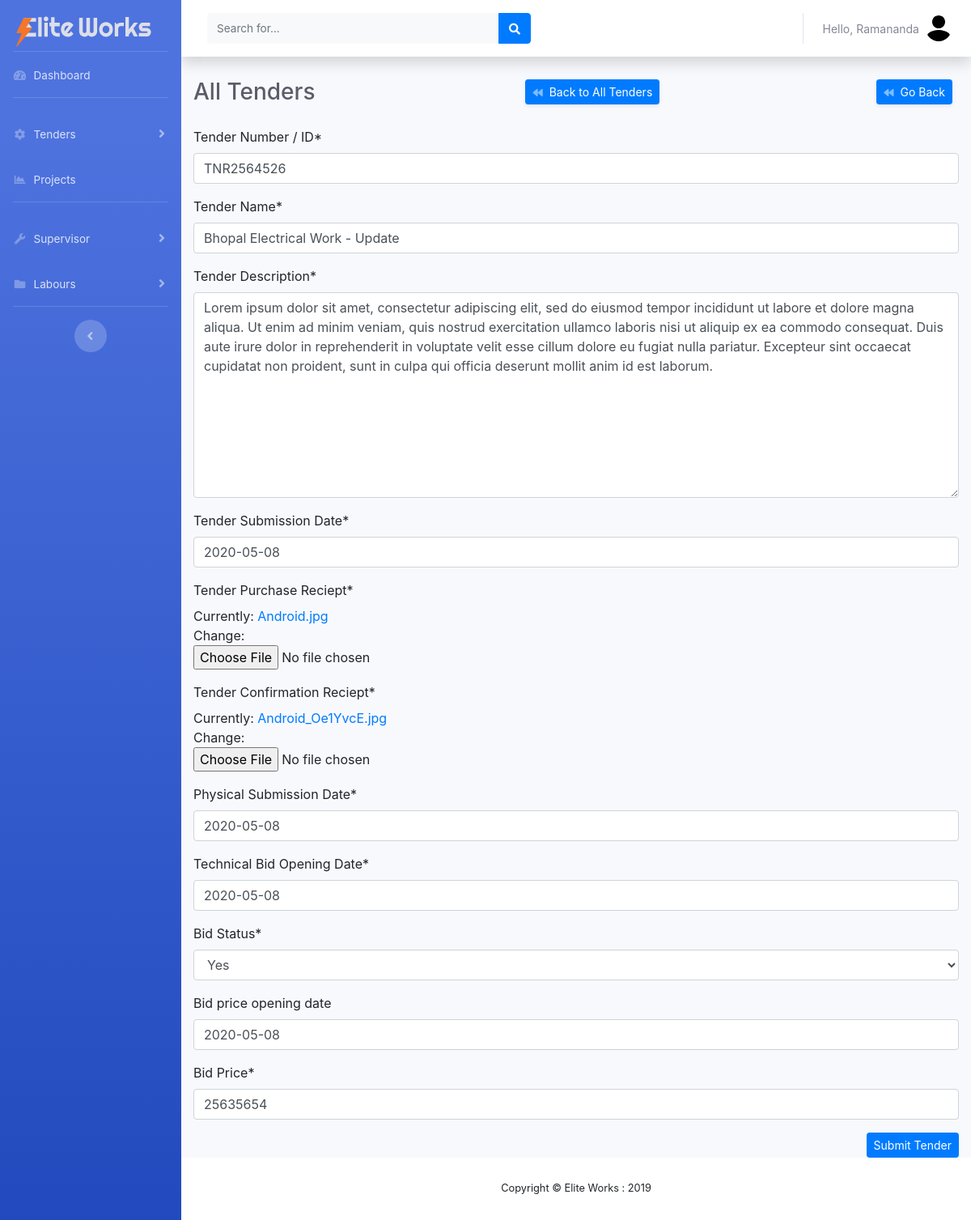
The page /edit_tender/1/ (signed in) on the database its author committed.
### project/models.py (models this page shows, shortened)
class Tender(models.Model):
    Yes = 'Yes'
    No = 'No'
    status = [(Yes, 'Yes'), (No, 'No')]
    uuid_no = models.UUIDField(default=uuid.uuid4, editable=False, unique=True)
    date_created = models.DateTimeField(
        'Creation Date', auto_now_add=True, null=True)
    tender_number = models.CharField('Tender Number / ID', max_length=500)
    tender_name = models.CharField('Tender Name', max_length=500)
    tender_description = models.TextField('Tender Description')
    tender_submission_date = models.DateField(
        'Tender Submission Date', default=timezone.now)
    tender_purchase_reciept = models.FileField('Tender Purchase Reciept')
    tender_confirmation_reciept = models.FileField(
        'Tender Confirmation Reciept')
    physical_submission_date = models.DateField(
        'Physical Submission Date', default=timezone.now)
    tech_bid_opening_date = models.DateField(
        'Technical Bid Opening Date', default=timezone.now)
    bid_status = models.CharField(
        'Bid Status', max_length=10, choices=status, default=No)
    bid_price_opening_date = models.DateField(
        'Bid price opening date', blank=True, default=timezone.now)
    prize_bid = models.CharField('Bid Price', max_length=50)

### manpower/decoraters.py (the view)
        def wrapper_func(request, *args, **kwargs):
            group = None
            if request.user.groups.exists():
                group = request.user.groups.all()[0].name
            if group in allowed_roles:
                return view_func(request, *args, **kwargs)
            else:
                return HttpResponseRedirect('/uaaccess/')

### manpower/forms.py
class addTender(forms.ModelForm):
    class Meta:
        model = Tender
        fields = '__all__'
        widgets = {
            'tender_submission_date': DatePickerInput(format='%Y-%m-%d'),
            'physical_submission_date': DatePickerInput(format='%Y-%m-%d'),
            'tech_bid_opening_date': DatePickerInput(format='%Y-%m-%d'),
            'bid_price_opening_date': DatePickerInput(format='%Y-%m-%d'),
        }

### manpower/decoraters.py (called while the page is built)
def allowed_users(allowed_roles=[]):
    def decorator(view_func):
        def wrapper_func(request, *args, **kwargs):
            group = None
            if request.user.groups.exists():
                group = request.user.groups.all()[0].name
            if group in allowed_roles:
                return view_func(request, *args, **kwargs)
            else:
                return HttpResponseRedirect('/uaaccess/')
        return wrapper_func
    return decorator

### manpower/views.py (called while the page is built)
@allowed_users(allowed_roles=['master', 'admin'])
def edit_tender(request, id):
    editTender = Tender.objects.get(id=id)
    form = addTender(instance=editTender)
    if request.method == 'POST':
        form = addTender(request.POST, request.FILES, instance=editTender)
        if form.is_valid():
            form.save()
            return redirect('/tenders/')
    else:
        form = addTender(instance=editTender)
    context = {'form': form}
    return render(request, 'manpower/add_tender.html', context)

### manpower/templates/manpower/add_tender.html (shortened to what this page needs)
{% extends "manpower/base.html" %}
{% load crispy_forms_tags %}
{% block content %}
{% load bootstrap4 %}
{% bootstrap_css %}
<div class="container">
    <div class="d-sm-flex align-items-center justify-content-between mb-4">
        <h1 class="h3 mb-0 text-gray-800">All Tenders</h1>
        <a href="{% url 'tenders' %}"
            class="d-xs-block my-1 mr-2 px-2 d-sm-inline-block btn btn-sm btn-primary shadow-sm"><i
                class="fas fa-backward fa-sm text-white-50 pr-2"></i>Back to All Tenders</a>
        <a href="" onclick="history.go(-1)"
            class="d-xs-block my-1 mr-2 px-2 d-sm-inline-block btn btn-sm btn-primary shadow-sm"><i
                class="fas fa-backward fa-sm text-white-50 pr-2"></i>Go Back</a>
    </div>
    <form method='POST' enctype=multipart/form-data autocomplete="off">
        {{form|crispy}}
        <div class="text-right">
            <button type="submit" class="d-none d-md-inline-block btn btn-sm btn-primary shadow-md">Submit
                Tender</button>
        </div>
    </form>
</div>
{% endblock content %}

### manpower/templates/manpower/base.html (shortened to what this page needs)
{% load static %}
{% url 'dashboard' as dashboard %}
{% url 'tender' as tender %}
{% url 'suprervisor' as suprervisor %}
{% url 'labour' as labour %}
<!DOCTYPE html>
<html lang="en">
<head>
    <link href="{% static 'vendor/fontawesome-free/css/all.min.css' %}" rel="stylesheet" type="text/css">
    <link rel="stylesheet"
        href="https://cdn.jsdelivr.net/npm/bootstrap-select@1.13.14/dist/css/bootstrap-select.min.css">
    <link href="{% static 'css/sb-admin-2.min.css' %}" rel="stylesheet">
    <link href="{% static 'css/main.css' %}" rel="stylesheet">
    <link href="{% static 'vendor/datatables/dataTables.bootstrap4.min.css' %}" rel="stylesheet">
</head>
<body id="page-top">
    <div id="wrapper">
        <ul class="navbar-nav bg-gradient-primary sidebar sidebar-dark accordion" id="accordionSidebar">
            <div class="logo">
                <a class="navbar-brand" href="{% url 'dashboard' %}">
                    <img src="{% static 'img/elite_works_logo.svg' %}" alt="Elite Works Logo">
                </a>
            </div>
            <hr class="sidebar-divider my-0">
            <li class="nav-item {% if request.path == dashboard %} active {%endif%}">
                <a class="nav-link" href="{% url 'dashboard' %}">
                    <i class="fas fa-fw fa-tachometer-alt"></i>
                    <span>Dashboard</span></a>
            </li>
            <hr class="sidebar-divider">
            {% if request.user.is_staff %}
            <li class="nav-item {% if request.path == tender %} active {%endif%}">
                <a class="nav-link collapsed" href="{% url 'tenders'  %}" data-toggle="collapse"
                    data-target="#collapseTwo" aria-expanded="true" aria-controls="collapseTwo">
                    <i class="fas fa-fw fa-cog"></i>
                    <span>Tenders</span>
                </a>
            </li>
            {% endif %}
            <li class="nav-item {% if request.path == project %} active {%endif%}">
                <a class="nav-link" href="{% url 'projects' %}">
                    <i class="fas fa-fw fa-chart-area"></i>
                    <span>Projects</span></a>
            </li>
            {% if request.user.is_staff %}
            <hr class="sidebar-divider">
            <li class="nav-item {% if request.path == project %} active {%endif%}">
                <a class="nav-link collapsed" href="#" data-toggle="collapse" data-target="#collapseUtilities"
                    aria-expanded="true" aria-controls="collapseUtilities">
                    <i class="fas fa-fw fa-wrench"></i>
                    <span>Supervisor</span>
                </a>
            </li>
            {% endif %}
            {% if request.user.is_staff %}
            <li class="nav-item {% if request.path == project %} active {%endif%}">
                <a class="nav-link collapsed" href="#" data-toggle="collapse" data-target="#collapsePages"
                    aria-expanded="true" aria-controls="collapsePages">
                    <i class="fas fa-fw fa-folder"></i>
                    <span>Labours</span>
                </a>
            </li>
            {% endif %}
            <hr class="sidebar-divider d-none d-md-block">
            <div class="text-center d-none d-md-inline">
                <button class="rounded-circle border-0" id="sidebarToggle"></button>
            </div>
        </ul>
        <div id="content-wrapper" class="d-flex flex-column">
            <div id="content">
                <nav class="navbar navbar-expand navbar-light bg-white topbar mb-4 static-top shadow">
                    <form
                        class="d-none d-sm-inline-block form-inline mr-auto ml-md-3 my-2 my-md-0 mw-100 navbar-search">
                        <div class="input-group">
                            <input type="text" class="form-control bg-light border-0 small" placeholder="Search for..."
                                aria-label="Search" aria-describedby="basic-addon2">
                            <div class="input-group-append">
                                <button class="btn btn-primary" type="button">
                                    <i class="fas fa-search fa-sm"></i>
                                </button>
                            </div>
                        </div>
                    </form>
                    <ul class="navbar-nav ml-auto">
                        <li class="nav-item dropdown no-arrow">
                            <a class="nav-link dropdown-toggle" href="#" id="userDropdown" role="button"
                                data-toggle="dropdown" aria-haspopup="true" aria-expanded="false">
                                <span class="mr-2 d-none d-lg-inline text-gray-600 small">Hello,
                                    {{request.user.first_name}}</span>
                                <img class="img-profile rounded-circle" src="{% static 'img/user_logo.svg' %}">
                            </a>
                        </li>
                    </ul>
                </nav>
                {% block content %}
                {% endblock content %}
            </div>
            <footer class="sticky-footer bg-white">
                <div class="container my-auto">
                    <div class="copyright text-center my-auto">
                        <span>Copyright &copy; Elite Works : 2019</span>
                    </div>
                </div>
            </footer>
        </div>
    </div>
</body>
</html>

### static/css/main.css (style rules this page uses)
.logo img { vertical-align: middle; border-style: none; width: 90%; padding-left: 20px; padding-top: 15px; }

### rows shown on the page
Tender: tender_number "TNR2564526", tender_name "Bhopal Electrical Work - Update", tender_description "Lorem ipsum dolor sit amet, consectetur adipiscing elit, sed do eiusmod tempor incididunt ut labore et dolore magna aliqua. Ut enim ad minim veniam, quis nostrud exercitation ullamco laboris nisi ut aliquip ex ea commodo consequat. Duis aute irure dolor in reprehenderit in voluptate velit esse cillum dolore eu fugiat nulla pariatur. Excepteur sint occaecat cupidatat non proident, sunt in culpa qui officia deserunt mollit anim id est laborum.", tender_submission_date "2020-05-08", physical_submission_date "2020-05-08", tech_bid_opening_date "2020-05-08", bid_status "Yes", bid_price_opening_date "2020-05-08", prize_bid "25635654"

### other values the page prints
{{ request.user.first_name }} "Ramananda"
